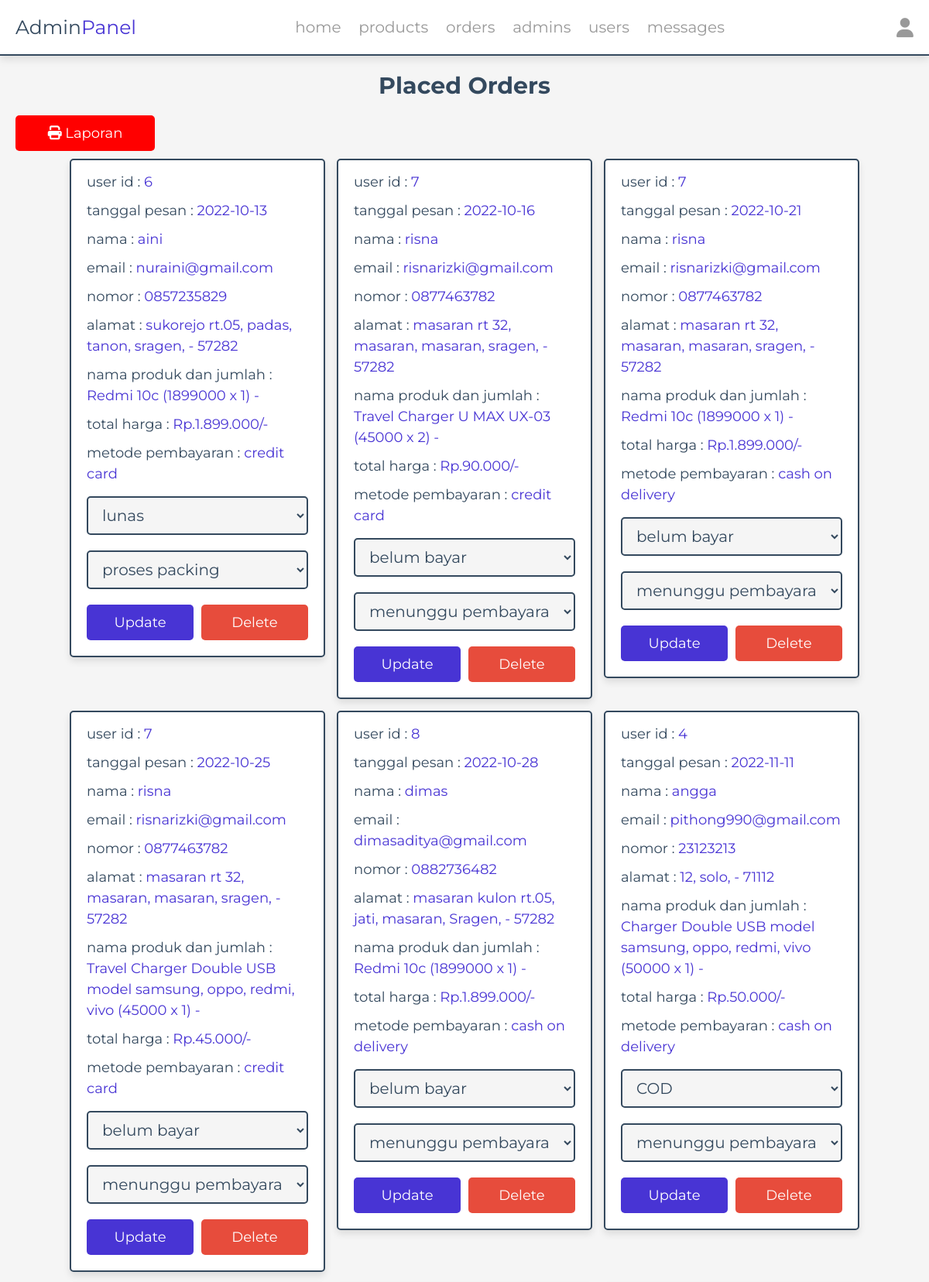
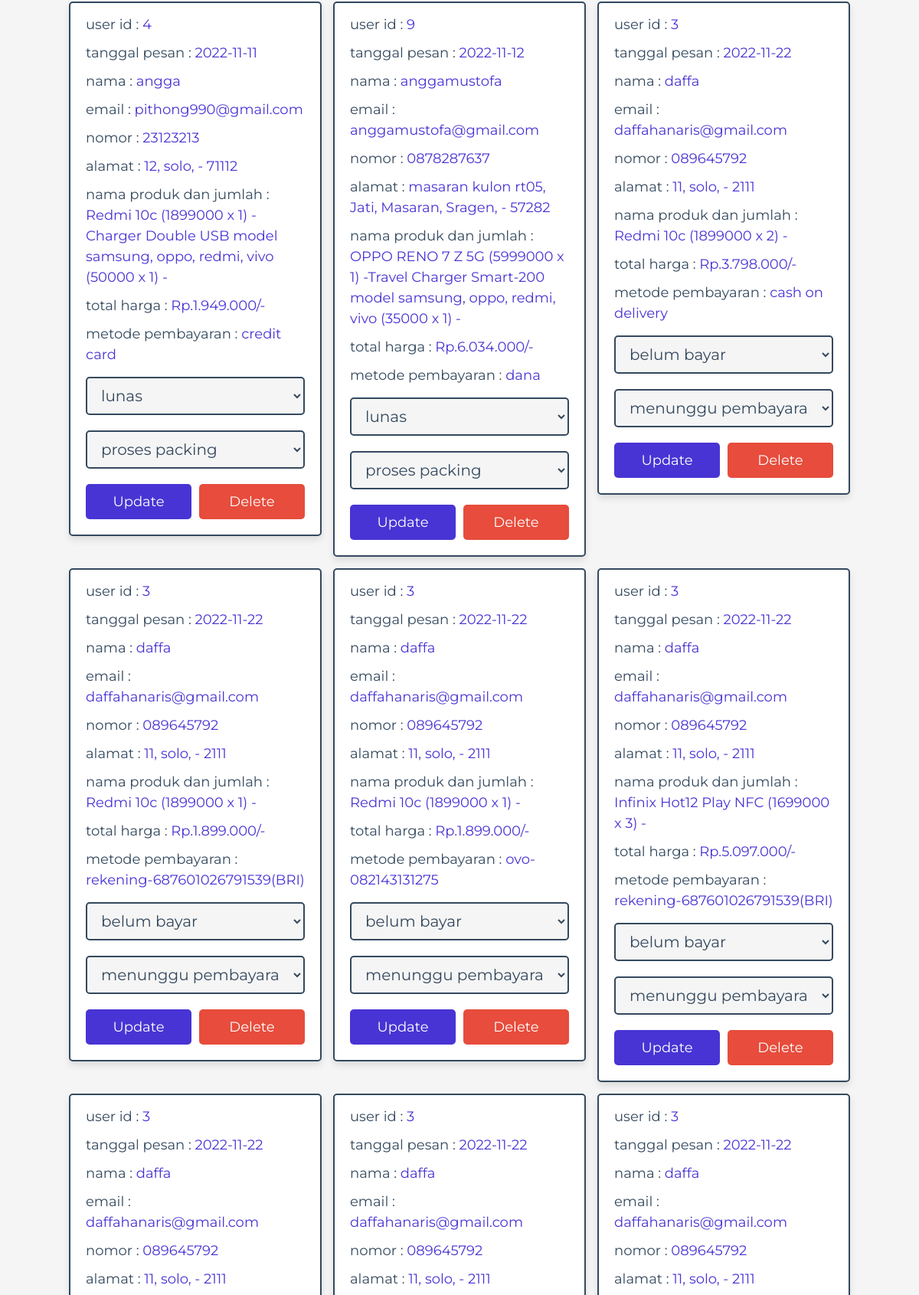
The page /admin/placed_orders.php (signed in, upper part) on the database its author committed (2 pictures, top to bottom).
### tables this page shows
CREATE TABLE `orders` (
  `id` int(100) NOT NULL,
  `user_id` int(100) NOT NULL,
  `name` varchar(20) NOT NULL,
  `number` varchar(10) NOT NULL,
  `email` varchar(50) NOT NULL,
  `method` varchar(50) NOT NULL,
  `address` varchar(500) NOT NULL,
  `nama_produk` varchar(100) NOT NULL,
  `quantity` varchar(20) NOT NULL,
  `total_products` varchar(1000) NOT NULL,
  `total_price` varchar(100) NOT NULL,
  `placed_on` date NOT NULL DEFAULT current_timestamp(),
  `payment_status` varchar(20) NOT NULL DEFAULT 'belum bayar',
  `order_status` varchar(100) NOT NULL DEFAULT 'menunggu pembayaran'
);

### admin/placed_orders.php (the view, shortened to what this page needs)
<?php
include '../components/connect.php';
?>
<!DOCTYPE html>
<html lang="en">
<head>
   <link rel="stylesheet" href="https://cdnjs.cloudflare.com/ajax/libs/font-awesome/6.1.1/css/all.min.css">
   <link rel="stylesheet" href="../css/admin_style.css">
</head>
<body>
<?php include '../components/admin_header.php' ?>
<section class="placed-orders">
   <h1 class="heading">placed orders</h1>
    <a class="btn-lap" href="report.php"><i class="fa fa-print"></i> Laporan</a>
   <div class="box-container">
   <?php
      $select_orders = $conn->prepare("SELECT * FROM `orders`");
      $select_orders->execute();
      if($select_orders->rowCount() > 0){
         while($fetch_orders = $select_orders->fetch(PDO::FETCH_ASSOC)){
   ?>
   <div class="box">
      <p> user id : <span><?= $fetch_orders['user_id']; ?></span> </p>
      <p> tanggal pesan : <span><?= $fetch_orders['placed_on']; ?></span> </p>
      <p> nama : <span><?= $fetch_orders['name']; ?></span> </p>
      <p> email : <span><?= $fetch_orders['email']; ?></span> </p>
      <p> nomor : <span><?= $fetch_orders['number']; ?></span> </p>
      <p> alamat : <span><?= $fetch_orders['address']; ?></span> </p>
      <p> nama produk dan jumlah  : <span><?= $fetch_orders['total_products']; ?></span> </p>
      <?php
           $price = number_format($fetch_orders['total_price'],0,",",".");
      ?>
      <p> total harga : <span>Rp.<?= $price ?>/-</span> </p>
      <p> metode pembayaran : <span><?= $fetch_orders['method']; ?></span> </p>
      <form action="" method="POST">
         <select name="payment_status" class="drop-down">
         <option value="<?= $fetch_orders['payment_status']; ?>"><?= $fetch_orders['payment_status']; ?></option>
         </select>
         <select name="order_status" class="drop-down">
         <option value="<?= $fetch_orders['order_status']; ?>"><?= $fetch_orders['order_status']; ?></option>
         </select>
         <div class="flex-btn">
            <input  type="submit" value="update" class="btn" name="update_payment">
            <a href="placed_orders.php?delete=<?= $fetch_orders['id']; ?>" class="delete-btn" onclick="return confirm('delete this order?');">delete</a>
         </div>
      </form>
   </div>
   <?php
      }
   }else{
      echo '<p class="empty">no orders placed yet!</p>';
   }
   ?>
   </div>
</section>
</body>
</html>

### css/admin_style.css (style rules this page uses)
:root { --main-color:#4834d4; --red:#e74c3c; --orange:#f39c12; --black:#34495e; --white:#fff; --light-bg:#f5f5f5; --light-color:#999; --border:.2rem solid var(--black); --box-shadow:0 .5rem 1rem rgba(0,0,0,.1); }
* { font-family: 'Montserrat', sans-serif; margin:0; padding:0; box-sizing: border-box; text-decoration: none; outline: none; border:none; }
html { font-size: 62.5%; overflow-x: hidden; }
body { background-color: var(--light-bg); }
section { max-width: 1200px; margin:0 auto; padding:2rem; }
.btn-lap { display: block; margin-top: 1rem; margin-bottom: 1rem; border-radius: .5rem; cursor: pointer; width: 180px; font-size: 1.8rem; color:var(--white); padding:1.2rem 3rem; text-transform: capitalize; text-align: center; background-color: red; }
.btn, .delete-btn, .option-btn { display: block; margin-top: 1rem; border-radius: .5rem; cursor: pointer; width: 100%; font-size: 1.8rem; color:var(--white); padding:1.2rem 3rem; text-transform: capitalize; text-align: center; }
.btn { background-color: var(--main-color); }
.delete-btn { background-color: var(--red); }
.flex-btn { display: flex; gap:1rem; }
.heading { text-align: center; margin-bottom: 2rem; text-transform: capitalize; color:var(--black); font-size: 3rem; }
.placed-orders .box-container { display: grid; grid-template-columns: repeat(auto-fit, 33rem); gap:1.5rem; justify-content: center; align-items: flex-start; }
.placed-orders .box-container .box { background-color: var(--white); border-radius: .5rem; box-shadow: var(--box-shadow); border:var(--border); padding:2rem; padding-top: 1rem; }
.placed-orders .box-container .box p { padding: .5rem 0; line-height: 1.5; font-size: 1.8rem; color:var(--black); }
.placed-orders .box-container .box p span { color:var(--main-color); }
.placed-orders .box-container .box .drop-down { width: 100%; margin:1rem 0; background-color: var(--light-bg); padding:1rem 1.4rem; font-size: 2rem; color:var(--black); border:var(--border); border-radius: .5rem; }

### rows shown on the page
orders: user "6", placed_on "2022-10-13", name "aini", email "nuraini@gmail.com", number "0857235829", address "sukorejo rt.05, padas, tanon, sragen, - 57282", total_products "Redmi 10c (1899000 x 1) -", total_price "1.899.000", method "credit card", payment_status "lunas", order_status "proses packing"
orders: user "7", placed_on "2022-10-16", name "risna", email "risnarizki@gmail.com", number "0877463782", address "masaran rt 32, masaran, masaran, sragen, - 57282", total_products "Travel Charger U MAX UX-03 (45000 x 2) -", total_price "90.000", method "credit card", payment_status "belum bayar", order_status "menunggu pembayaran"
orders: user "7", placed_on "2022-10-21", name "risna", email "risnarizki@gmail.com", number "0877463782", address "masaran rt 32, masaran, masaran, sragen, - 57282", total_products "Redmi 10c (1899000 x 1) -", total_price "1.899.000", method "cash on delivery", payment_status "belum bayar", order_status "menunggu pembayaran"
orders: user "7", placed_on "2022-10-25", name "risna", email "risnarizki@gmail.com", number "0877463782", address "masaran rt 32, masaran, masaran, sragen, - 57282", total_products "Travel Charger Double USB model samsung, oppo, redmi, vivo (45000 x 1) -", total_price "45.000", method "credit card", payment_status "belum bayar", order_status "menunggu pembayaran"
orders: user "8", placed_on "2022-10-28", name "dimas", email "dimasaditya@gmail.com", number "0882736482", address "masaran kulon rt.05, jati, masaran, Sragen, - 57282", total_products "Redmi 10c (1899000 x 1) -", total_price "1.899.000", method "cash on delivery", payment_status "belum bayar", order_status "menunggu pembayaran"
orders: user "4", placed_on "2022-11-11", name "angga", email "pithong990@gmail.com", number "23123213", address "12, solo, - 71112", total_products "Charger Double USB model samsung, oppo, redmi, vivo (50000 x 1) -", total_price "50.000", method "cash on delivery", payment_status "COD", order_status "menunggu pembayaran"
orders: user "4", placed_on "2022-11-11", name "angga", email "pithong990@gmail.com", number "23123213", address "12, solo, - 71112", total_products "Redmi 10c (1899000 x 1) -Charger Double USB model samsung, oppo, redmi, vivo (50000 x 1) -", total_price "1.949.000", method "credit card", payment_status "lunas", order_status "proses packing"
orders: user "9", placed_on "2022-11-12", name "anggamustofa", email "anggamustofa@gmail.com", number "0878287637", address "masaran kulon rt05, Jati, Masaran, Sragen, - 57282", total_products "OPPO RENO 7 Z 5G (5999000 x 1) -Travel Charger Smart-200 model samsung, oppo, redmi, vivo (35000 x 1) -", total_price "6.034.000", method "dana", payment_status "lunas", order_status "proses packing"
orders: user "3", placed_on "2022-11-22", name "daffa", email "daffahanaris@gmail.com", number "089645792", address "11, solo, - 2111", total_products "Redmi 10c (1899000 x 2) -", total_price "3.798.000", method "cash on delivery", payment_status "belum bayar", order_status "menunggu pembayaran"
orders: user "3", placed_on "2022-11-22", name "daffa", email "daffahanaris@gmail.com", number "089645792", address "11, solo, - 2111", total_products "Redmi 10c (1899000 x 1) -", total_price "1.899.000", method "rekening-687601026791539(BRI)", payment_status "belum bayar", order_status "menunggu pembayaran"
orders: user "3", placed_on "2022-11-22", name "daffa", email "daffahanaris@gmail.com", number "089645792", address "11, solo, - 2111", total_products "Redmi 10c (1899000 x 1) -", total_price "1.899.000", method "ovo-082143131275", payment_status "belum bayar", order_status "menunggu pembayaran"
orders: user "3", placed_on "2022-11-22", name "daffa", email "daffahanaris@gmail.com", number "089645792", address "11, solo, - 2111", total_products "Infinix Hot12 Play NFC (1699000 x 3) -", total_price "5.097.000", method "rekening-687601026791539(BRI)", payment_status "belum bayar", order_status "menunggu pembayaran"
orders: user "3", placed_on "2022-11-22", name "daffa", email "daffahanaris@gmail.com", number "089645792", address "11, solo, - 2111"
orders: user "3", placed_on "2022-11-22", name "daffa", email "daffahanaris@gmail.com", number "089645792", address "11, solo, - 2111"
orders: user "3", placed_on "2022-11-22", name "daffa", email "daffahanaris@gmail.com", number "089645792", address "11, solo, - 2111"
